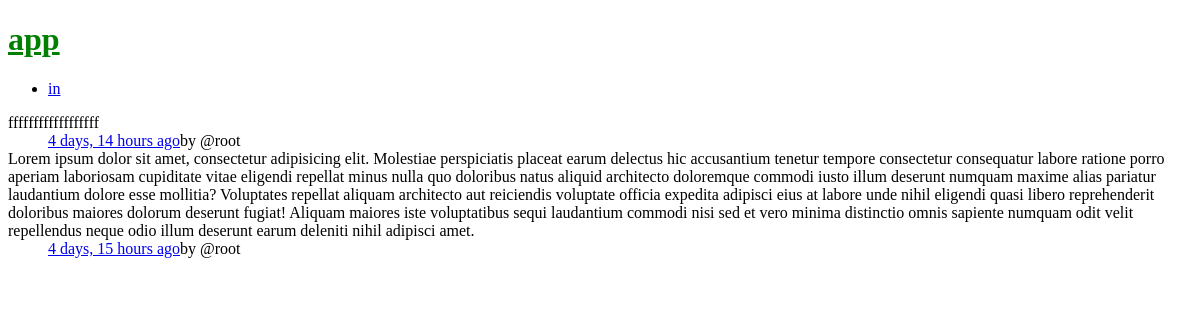
The app's page /, older data.
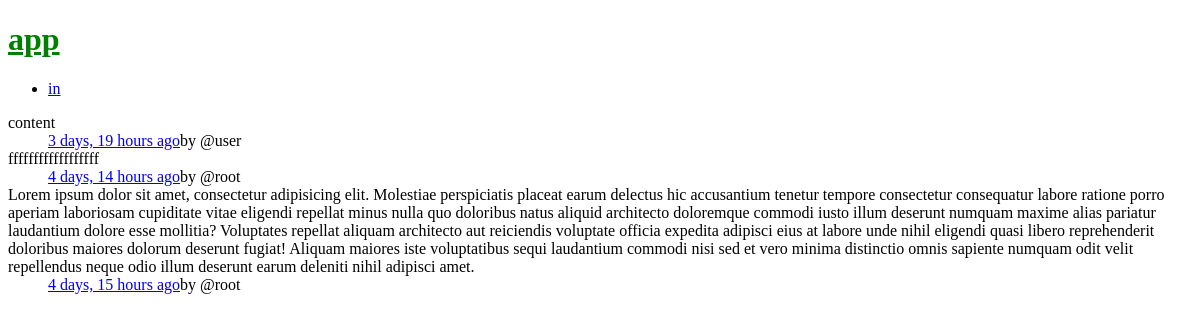
The same page, newer data.
### blat/models.py (models this page shows, shortened)
class Blat(models.Model):
    text = models.TextField()
    create_on = models.DateTimeField(auto_now_add=True)
    via = models.URLField(blank=True)
    create_by = models.ForeignKey(User)

### blat/views.py (the view)
# urls.py: url(r'^$', views.IndexView.as_view(), name="homepage"),
class IndexView(generic.ListView):
    template_name = 'blat/home.html'
    context_object_name = 'blat_list'
    def get_queryset(self):
        return Blat.objects.select_related('create_by').order_by('-create_on')[:20] # - symbol, newset first

### blat/templates/blat/home.html (shortened to what this page needs)
{% extends "blat/master.html" %}
{% load humanize %}
{% block content %}
{% if blat_list %}
    <dl>
    {% for blat in blat_list %}
    <dt>{{ blat.text }}</dt>
        <dd>
        <a href="{% url 'detail' pk=blat.id %}">{{ blat.create_on|naturaltime}}</a>by @{{ blat.create_by }}
        </dd>
    {% endfor %}
    </dl>
{% else %}
yy
{% endif %}
{% endblock %}

### blat/templates/blat/master.html (shortened to what this page needs)
<!DOCTYPE html>
<html>
<head lang="en">
    {% load staticfiles %}
    <link rel="stylesheet" href="{%  static 'blat/style.css' %}"/>
</head>
<body>
<header>
    <h1><a href="{% url 'homepage' %}">app</a></h1>
    <nav>
        <ul>
            {% if user.is_authenticated %}
                <li>Logged in as: {{user}}. {{user.profile.bio}}
				{%if user.profile.blog%}<a href="{{user.profile.blog}}">blog</a>{%endif%}</li>
                <li><a href="{% url 'newblat'%}">Share a blat</a></li>
                <li><a href="{% url 'myview' %}">my blat</a></li>
                <li><a href="{% url 'logout' %}?next=/">out</a></li>
            {% else %}
                <li><a href="/login/?next=/">in</a></li>
            {% endif %}
        </ul>
    </nav>
</header>
<div id="content">
    {% block content %}
    {% endblock %}
</div>
</body>
</html>

### blat/static/blat/style.css (style rules this page uses)
h1 a { color: green; }

Row changes from the older to the newer data that the page shows:
added Blat: text "content", create_on "3 days, 19 hours ago", create_by "user"
